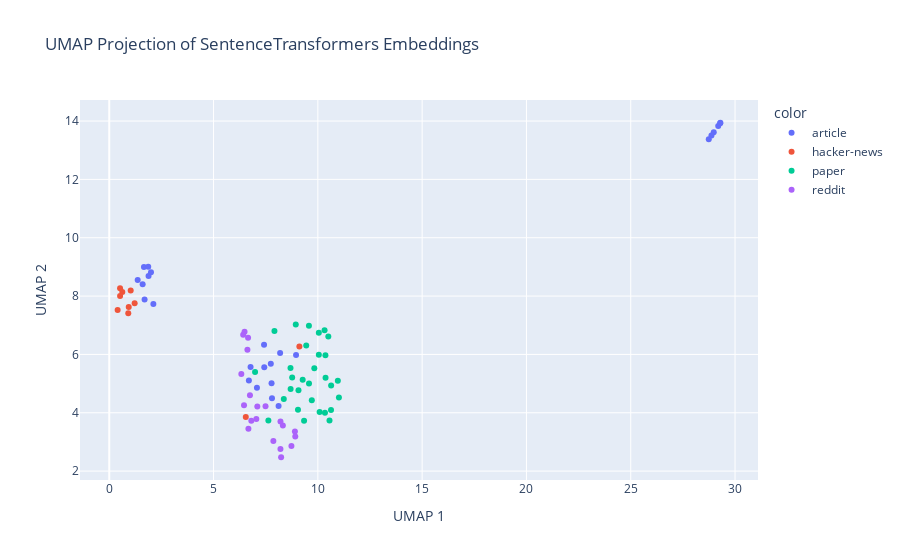

The cell this chart's notebook holds for it:
### Code cell
from sentence_transformers import SentenceTransformer


# Generate SentenceTransformers embeddings
model = SentenceTransformer('all-mpnet-base-v2')
sentence_embeddings = model.encode(processed_documents)

# Apply UMAP to SentenceTransformers embeddings
umap_sentence = umap.UMAP(n_neighbors=5, min_dist=0.3, metric='cosine')
sentence_umap_embeddings = umap_sentence.fit_transform(sentence_embeddings)

# Combine titles, texts, and types for hover information
hover_texts = [f"Title: {entry[0]}" for key in data for entry in data[key]]
document_types = [entry[2] for key in data for entry in data[key]]

# Create interactive plot for SentenceTransformers embeddings
fig_sentence = px.scatter(
    x=sentence_umap_embeddings[:, 0], y=sentence_umap_embeddings[:, 1],
    color=document_types, hover_data={'text': hover_texts},
    labels={'x': 'UMAP 1', 'y': 'UMAP 2'},
    title='UMAP Projection of SentenceTransformers Embeddings'
)

# Update hover data
fig_sentence.update_traces(marker=dict(size=5),
                           selector=dict(mode='markers+text'))

fig_sentence.show()

### Figure 1 — Plotly figure (JSON) as saved in the notebook; plotly's stock layout.template omitted (floating-point values rounded to 4 significant figures)
{"data": [{"customdata": [["Title: Here's the moment Nvidia became the AI king and what it must do this week to keep the throne"], ["Title: Tens Summoned by Criminal Police Over Protests"], ["Title: How are you using AI to cope with grief? We want to hear from you"], ["Title: Border Patrol agents reveal how easily terrorists and killers get into US despite being screened"], ["Title: Tech firm set to launch AI product, train students"], ["Title: German, French Leaders Say Georgian Government, Ruling Party “Deviate” from EU Path"], ["Title: Process of making passport will be made easier, says Naqvi"], ["Title: Brace up for AI, robotics, automation threats, CIPM boss charges workers"], ["Title: Buildout, Inc. Unveils Game-Changing Technology Stack including an AI-Enabled Mobile App"], ["Title: Danny Batth hints he's set to become free agent less than a year after Norwich City move in 42-word message"], ["Title: Personal Data Protection Service Says Regulatory Clarifications are Necessary in the Agents’ Law"], ["Title: Denver Broncos could resurrect career of former All-Pro wide receiver"], ["Title: 20 Premier League free agents Leeds United could sign including Arsenal, Newcastle United and Everton stars"], ["Title: Among AI infrastructure hopefuls, Qualcomm has become an unlikely ally"], ["Title: Bruins’ Jeremy Swayman Shares Clear Goal For Free Agency"], ["Title: Fund thesis: AI is the X-factor "], ["Title: Despite Salaries Below $500,000, Here’s How College Football Coaches Build Million-Dollar Empires"], ["Title: Customer service staff hired at HMRC – without speaking to a human"], ["Title: Swecha to develop Telugu language-centric Large Language Models"], ["Title: Beursweek begint rustig, beleggers kijken uit naar Fed en Nvidia"], ["Title: Putin pressas av hemliga agenter på hemmaplan"], ["Title: 12 New York Giants free agents remain as OTAs begin"], ["Title: Heroes in green: Guardia Civil rescues baby locked in car"], ["Title: Finland to present plan to push back migrants on Russian border"], ["Title: Spam, junk … slop? The latest wave of AI behind the ‘zombie internet’"]], "hovertemplate": "color=article<br>UMAP 1=%{x}<br>UMAP 2=%{y}<br>text=%{customdata[0]}<extra></extra>", "legendgroup": "article", "marker": {"color": "#636efa", "symbol": "circle"}, "mode": "markers", "name": "article", "orientation": "v", "showlegend": true, "type": "scatter", "x": [7.432, 1.663, 8.191, 1.694, 7.78, 1.868, 2.115, 8.118, 6.694, 28.74, 2.0, 28.98, 29.19, 6.775, 28.87, 7.08, 29.3, 8.955, 7.802, 7.745, 1.363, 29.29, 1.601, 1.883, 7.42], "xaxis": "x", "y": [5.562, 8.994, 6.052, 7.887, 5.011, 9.008, 7.729, 4.233, 5.109, 13.38, 8.82, 13.62, 13.83, 5.568, 13.51, 4.859, 13.94, 5.979, 4.499, 5.682, 8.548, 13.92, 8.404, 8.688, 6.335], "yaxis": "y"}, {"customdata": [["Title: Huginn: Create agents that monitor and act on your behalf"], ["Title: Agents raid home of fired Florida data scientist who built Covid-19 dashboard"], ["Title: Amazon reportedly has Pinkerton agents surveil workers who try to form unions"], ["Title: I am under surveillance by Canadian agents, my computer has been backdoored"], ["Title: U.S. directs agents to cover up program used to investigate Americans"], ["Title: FBI agents accuse CIA of 9/11 coverup"], ["Title: SCOTUS rules you may sue government agents for damages when they violate rights"], ["Title: Generative Agents: Interactive Simulacra of Human Behavior"], ["Title: Sergey Aleynikov Sues FBI Agents Who Arrested Him"], ["Title: Be Careful when Speaking to Federal Agents - 18 U.S.C. Section 1001"]], "hovertemplate": "color=hacker-news<br>UMAP 1=%{x}<br>UMAP 2=%{y}<br>text=%{customdata[0]}<extra></extra>", "legendgroup": "hacker-news", "marker": {"color": "#EF553B", "symbol": "circle"}, "mode": "markers", "name": "hacker-news", "orientation": "v", "showlegend": true, "type": "scatter", "x": [6.546, 1.027, 0.5184, 1.218, 0.6255, 0.934, 0.519, 9.114, 0.9119, 0.4027], "xaxis": "x", "y": [3.857, 8.194, 8.271, 7.753, 8.137, 7.626, 8.006, 6.275, 7.409, 7.526], "yaxis": "y"}, {"customdata": [["Title: How Far Are We From AGI"], ["Title: Societal Adaptation to Advanced AI"], ["Title: Fine-Tuning Large Vision-Language Models as Decision-Making Agents via Reinforcement Learning"], ["Title: Biasing & Debiasing based Approach Towards Fair Knowledge Transfer for Equitable Skin Analysis"], ["Title: When LLMs step into the 3D World: A Survey and Meta-Analysis of 3D Tasks via Multi-modal Large Language Models"], ["Title: Co-Matching: Towards Human-Machine Collaborative Legal Case Matching"], ["Title: Novel Data Models for Inter-operable LCA Frameworks"], ["Title: A Design Trajectory Map of Human-AI Collaborative Reinforcement Learning Systems: Survey and Taxonomy"], ["Title: GPT Store Mining and Analysis"], ["Title: \"The Death of Wikipedia?\" -- Exploring the Impact of ChatGPT on Wikipedia Engagement"], ["Title: A Guide to Tracking Phylogenies in Parallel and Distributed Agent-based Evolution Models"], ["Title: Speaker Verification in Agent-Generated Conversations"], ["Title: Towards Consistent and Explainable Motion Prediction using Heterogeneous Graph Attention"], ["Title: StyloAI: Distinguishing AI-Generated Content with Stylometric Analysis"], ["Title: Red Teaming Language Models for Contradictory Dialogues"], ["Title: When Large Language Model Meets Optimization"], ["Title: Optimizing Search and Rescue UAV Connectivity in Challenging Terrain through Multi Q-Learning"], ["Title: Silicon nitride integrated photonics from visible to mid-infrared spectra"], ["Title: Solving the enigma: Deriving optimal explanations of deep networks"], ["Title: Semantic Communication via Rate Distortion Perception Bottleneck"], ["Title: Pedestrian evacuations with imitation of cooperative behavior"], ["Title: Mitigating Text Toxicity with Counterfactual Generation"], ["Title: DEBATE: Devil's Advocate-Based Assessment and Text Evaluation"], ["Title: Stock Market Dynamics Through Deep Learning Context"], ["Title: Infrared Adversarial Car Stickers"], ["Title: \"Hunt Takes Hare\": Theming Games Through Game-Word Vector Translation"], ["Title: IGOT: Information Gain Optimized Tokenizer on Domain Adaptive Pretraining"], ["Title: Organizational Selection of Innovation"], ["Title: Nearly Minimax Optimal Regret for Multinomial Logistic Bandit"], ["Title: Human-AI Safety: A Descendant of Generative AI and Control Systems Safety"]], "hovertemplate": "color=paper<br>UMAP 1=%{x}<br>UMAP 2=%{y}<br>text=%{customdata[0]}<extra></extra>", "legendgroup": "paper", "marker": {"color": "#00cc96", "symbol": "circle"}, "mode": "markers", "name": "paper", "orientation": "v", "showlegend": true, "type": "scatter", "x": [8.769, 8.689, 10.37, 9.71, 9.341, 9.831, 8.368, 10.64, 8.942, 7.92, 7.627, 10.05, 10.08, 10.32, 10.36, 9.047, 11.01, 8.694, 10.34, 10.63, 9.576, 10.5, 10.05, 10.56, 9.071, 9.442, 9.572, 6.992, 10.96, 9.273], "xaxis": "x", "y": [5.211, 5.532, 5.196, 4.43, 3.728, 5.526, 4.474, 4.939, 7.027, 6.803, 3.734, 5.989, 4.023, 6.83, 5.971, 4.104, 4.524, 4.817, 3.998, 4.095, 5.003, 6.615, 6.744, 3.736, 4.776, 6.304, 6.979, 5.396, 5.096, 5.135], "yaxis": "y"}, {"customdata": [["Title: LLM Agent platforms"], ["Title: CRISPR-GPT: An LLM Agent for Automated Design of Gene-Editing Experiments"], ["Title: Nuggt: A LLM Agent that runs on Wizcoder-15B (4-bit Quantised). It's time to democratise LLM Agents"], ["Title: No, LLM Agents can not Autonomously Exploit One-day Vulnerabilities."], ["Title: [R] Data Interpreter: An LLM Agent for Data Science"], ["Title: Launching AgentSearch - A local search engine for your LLM agent"], ["Title: [P] Nuggt: A LLM Agent that runs on Wizcoder-15B (4-bit Quantised). It's time to democratise LLM Agents"], ["Title: LLM agents can autonomously exploit one-day vulnerabilities"], ["Title: [R] CRISPR-GPT: An LLM Agent for Automated Design of Gene-Editing Experiments"], ["Title: Nuggt: A LLM Agent the runs on WizardCoder-15B (4-bit quantised). It's time to democratise LLM Agents"], ["Title: [R] AIOS: LLM Agent Operating System"], ["Title: 🌟📚 Introducing LLM-Agents-Papers-for-Simulation Repository! 📚🌟"], ["Title: LLM Agents can Autonomously Exploit One-day Vulnerabilities"], ["Title: AIOS: LLM Agent Operating System"], ["Title: What's the use case for LLM agents?"], ["Title: 🌟📚 Introducing LLM-Agents-Papers-for-Simulation Repository! 📚🌟"], ["Title: LLM Agents can Autonomously Hack Websites"], ["Title: LLM Agents can Autonomously Hack Websites"], ["Title: Looking for best resources on LLM Agents"], ["Title: LLM agent writes code to train robots"]], "hovertemplate": "color=reddit<br>UMAP 1=%{x}<br>UMAP 2=%{y}<br>text=%{customdata[0]}<extra></extra>", "legendgroup": "reddit", "marker": {"color": "#ab63fa", "symbol": "circle"}, "mode": "markers", "name": "reddit", "orientation": "v", "showlegend": true, "type": "scatter", "x": [8.208, 6.745, 6.46, 6.332, 7.491, 6.671, 7.051, 6.624, 7.099, 6.811, 8.901, 8.322, 6.485, 8.734, 7.867, 8.209, 6.654, 6.42, 8.239, 8.918], "xaxis": "x", "y": [2.755, 4.598, 4.256, 5.331, 4.223, 3.454, 3.782, 6.158, 4.213, 3.723, 3.361, 3.566, 6.781, 2.864, 3.034, 3.704, 6.569, 6.676, 2.475, 3.188], "yaxis": "y"}], "layout": {"legend": {"title": {"text": "color"}, "tracegroupgap": 0}, "title": {"text": "UMAP Projection of SentenceTransformers Embeddings"}, "xaxis": {"anchor": "y", "domain": [0, 1], "title": {"text": "UMAP 1"}}, "yaxis": {"anchor": "x", "domain": [0, 1], "title": {"text": "UMAP 2"}}}}
